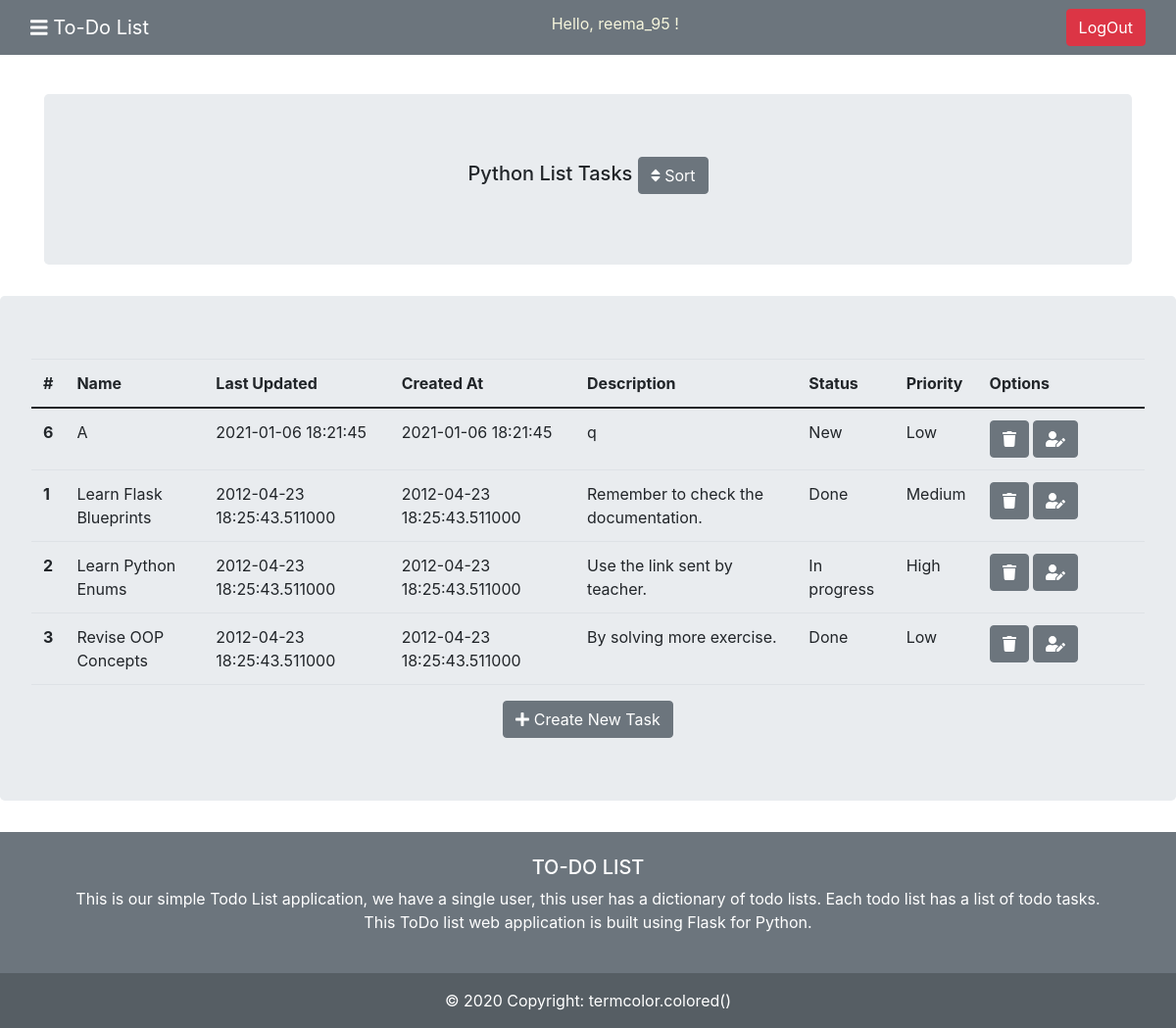
The app's page /sorttask/1 (signed in) with its own data.
### tables this page shows
CREATE TABLE "taskslist" (
	"id"	INTEGER ,
	"name"	TEXT NOT NULL ,
    "last_updated"	TIMESTAMP NOT NULL DEFAULT CURRENT_TIMESTAMP,
	"created_at"	TIMESTAMP NOT NULL DEFAULT CURRENT_TIMESTAMP,
	PRIMARY KEY("id" AUTOINCREMENT)
);

CREATE TABLE "tasks" (
	"id"	INTEGER,
	"name"	TEXT NOT NULL UNIQUE,
	"last_updated"	TIMESTAMP NOT NULL DEFAULT CURRENT_TIMESTAMP,
	"created_at"	TIMESTAMP NOT NULL DEFAULT CURRENT_TIMESTAMP,
	"status"	TEXT,
	"priority"	TEXT,
    "description" TEXT,
	"taskslist_id"	INTEGER NOT NULL,
	FOREIGN KEY("taskslist_id") REFERENCES "taskslist"("id"),
	PRIMARY KEY("id" AUTOINCREMENT)
);

### to_do_tasks/blueprints/tasks.py (the view)
@tasks_bp.route("/sorttask/<int:list_index>")
def sort(list_index):
    db = get_db()
    tasklist = db.execute(f"SELECT * FROM taskslist WHERE id = {list_index}").fetchone()
    tasks = db.execute("""SELECT id, name, last_updated, created_at, status, priority, description
FROM tasks
WHERE taskslist_id LIKE ?
ORDER BY name ASC""",(list_index,)
    ).fetchall()
    return render_template("tasks/tasks.html", tasklist = tasklist, tasks = tasks, list_index = list_index)

### to_do_tasks/db.py (called while the page is built)
def get_db():
    if 'db' not in g:
        g.db = sqlite3.connect(
            current_app.config['DATABASE'],
            detect_types=sqlite3.PARSE_DECLTYPES
        )
        g.db.row_factory = sqlite3.Row
    return g.db

### to_do_tasks/templates/tasks/tasks.html (shortened to what this page needs)
{% extends 'base.html' %}
{% block content %}
<div class="container">
    <br>
    <center>
        <div class="jumbotron mt-3">
            <div>
                <h5>{{tasklist['name']}} Tasks <a href="/sorttask/{{list_index}}" class="btn btn-secondary" type="submit" role="button"><i
                            class="fas fa-sort"></i>
                        Sort </a></h5>
            </div>
    </center>
</div>
<div class="jumbotron mt-3">
    <table class="table">
        <thead>
            <tr>
                <th scope="col">#</th>
                <th scope="col">Name</th>
                <th scope="col">Last Updated</th>
                <th scope="col">Created At</th>
                <th scope="col">Description</th>
                <th scope="col">Status</th>
                <th scope="col">Priority</th>
                <th scope="col" style="width: 15%;">Options</th>
            </tr>
        </thead>
        <tbody>
            {% for task in tasks %}
            <tr>
                <th scope="row">{{task['id']}}</th>
                <td>{{task['name']}}</td>
                <td>{{task['last_updated']}}</td>
                <td>{{task['created_at']}}</td>
                <td>{{task['description']}}</td>
                <td>{{task['status']}}</td>
                <td>{{task['priority']}}</td>
                <td> <a href="/deletetask/{{task['id']}}" class="btn btn-secondary" title="Delete" type="submit"
                        role="button"><i class="fas fa-trash"></i></a>
                    <a href="/edittask/{{task['id']}}" class="btn btn-secondary" title="Edit" type="submit"
                        role="button"><i class="fas fa-user-edit"></i></a>
                </td>
            </tr>
            {% endfor %}
        </tbody>
    </table>
    <center>
        <a href="/createtask/{{list_index}}" class="btn btn-secondary" type="submit" role="button"><i
                class="fas fa-plus"></i>
            Create New
            Task</a>
    </center>
</div>
{% endblock %}

### records on screen
taskslist: name "Python List"
tasks: id "6", name "A", last_updated "2021-01-06 18:21:45", created_at "2021-01-06 18:21:45", description "q", status "New", priority "Low"
tasks: id "1", name "Learn Flask Blueprints", last_updated "2012-04-23 18:25:43.511000", created_at "2012-04-23 18:25:43.511000", description "Remember to check the documentation.", status "Done", priority "Medium"
tasks: id "2", name "Learn Python Enums", last_updated "2012-04-23 18:25:43.511000", created_at "2012-04-23 18:25:43.511000", description "Use the link sent by teacher.", status "In progress", priority "High"
tasks: id "3", name "Revise OOP Concepts", last_updated "2012-04-23 18:25:43.511000", created_at "2012-04-23 18:25:43.511000", description "By solving more exercise.", status "Done", priority "Low"

### other values on screen
{{ session['username'] }} "reema_95"
